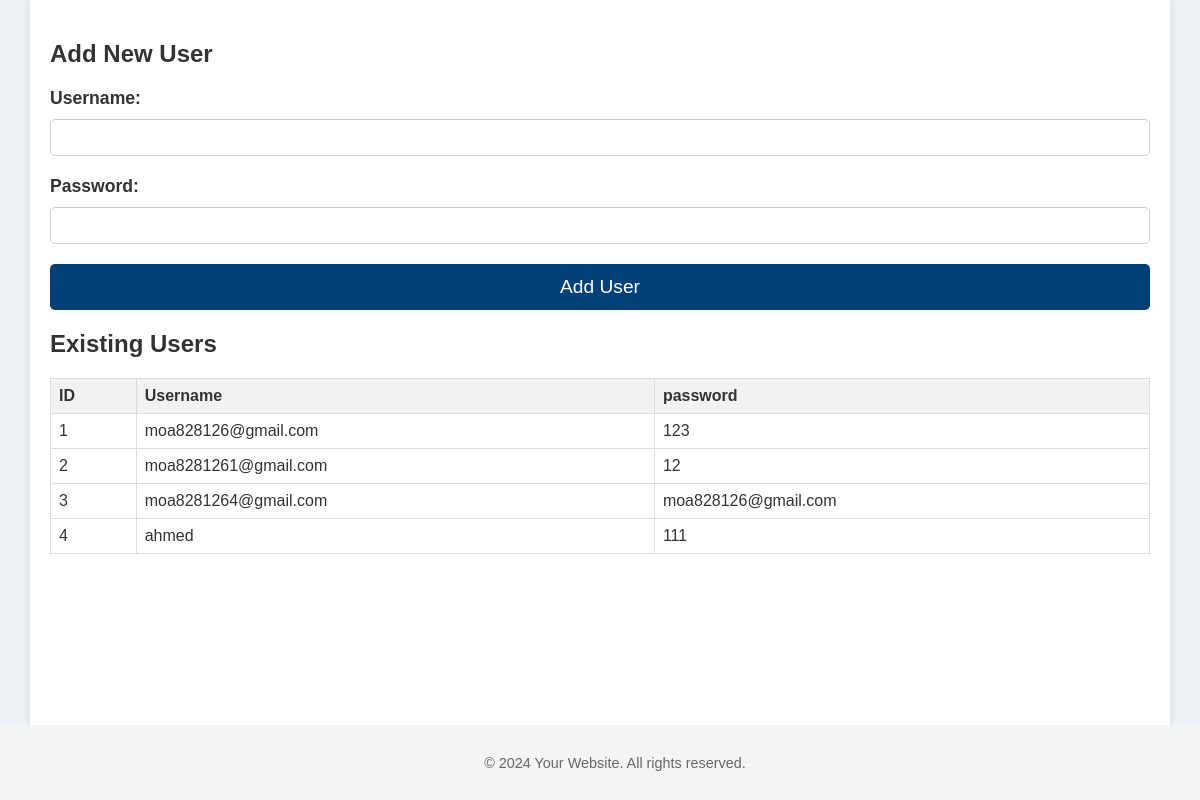
The app's page /add_user with its own data.
### app.py (models this page shows, shortened)
class User1(db.Model):
    id = db.Column(db.Integer, primary_key=True)
    username = db.Column(db.String(80), nullable=False, unique=True)
    password = db.Column(db.String(200), nullable=False)

### app.py (the view, shortened to what this page needs)
@app.route('/add_user', methods=['GET', 'POST'])
def add_user():
    users = User1.query.all()
    return render_template('add_user.html', users=users)

### templates/add_user.html (shortened to what this page needs)
<!DOCTYPE html>
<html lang="en">
<head>
</head>
<body>
    <div class="container">
        <h2>Add New User</h2>
        <form method="POST">
            <div class="form-group">
                <label for="username">Username:</label>
                <input type="text" id="username" name="username" required>
            </div>
            <div class="form-group">
                <label for="password">Password:</label>
                <input type="password" id="password" name="password" required>
            </div>
            <button type="submit">Add User</button>
        </form>
        <h2>Existing Users</h2>
        <table class="user-table">
            <thead>
                <tr>
                    <th>ID</th>
                    <th>Username</th>
                    <th>password</th>
                </tr>
            </thead>
            <tbody>
                {% for user in users %}
                <tr>
                    <td>{{ user.id }}</td>
                    <td>{{ user.username }}</td>
                    <td>{{ user.password }}</td>
                </tr>
                {% endfor %}
            </tbody>
        </table>
    </div>
        <div class="footer">
            <p>© 2024 Your Website. All rights reserved.</p>
        </div>
</body>
</html>

### templates/add_user.html (style rules this page uses)
body { font-family: 'Arial', sans-serif; margin: 0; padding: 0; background-color: #eef2f7; color: #333; display: flex; flex-direction: column; min-height: 100vh; }
.container { width: 95%; max-width: none; margin: 0 auto; background-color: white; border-radius: 0; padding: 20px; box-shadow: 0 0 10px rgba(0, 0, 0, 0.1); flex: 1; box-sizing: border-box; }
.form-group { margin-bottom: 20px; }
.form-group label { display: block; margin-bottom: 10px; font-weight: bold; font-size: 1.1rem; }
.form-group textarea, .form-group input[type="text"], .form-group input[type="password"] { width: 100%; padding: 10px; border: 1px solid #ccc; border-radius: 5px; box-sizing: border-box; }
button[type="submit"] { display: block; width: 100%; padding: 12px; background-color: #034078; color: white; border: none; border-radius: 5px; font-size: 1.2rem; cursor: pointer; transition: all 0.3s ease; }
.user-table { width: 100%; border-collapse: collapse; margin-top: 20px; }
.user-table th, .user-table td { border: 1px solid #ddd; padding: 8px; text-align: left; }
.user-table th { background-color: #f2f2f2; font-weight: bold; }
.footer { width: 100%; background-color: #f4f4f4; padding: 15px; text-align: center; font-size: 0.9rem; color: #666; }

### records on screen
User1: id "1", username "moa828126@gmail.com", password "123"
User1: id "2", username "moa8281261@gmail.com", password "12"
User1: id "3", username "moa8281264@gmail.com", password "moa828126@gmail.com"
User1: id "4", username "ahmed", password "111"
